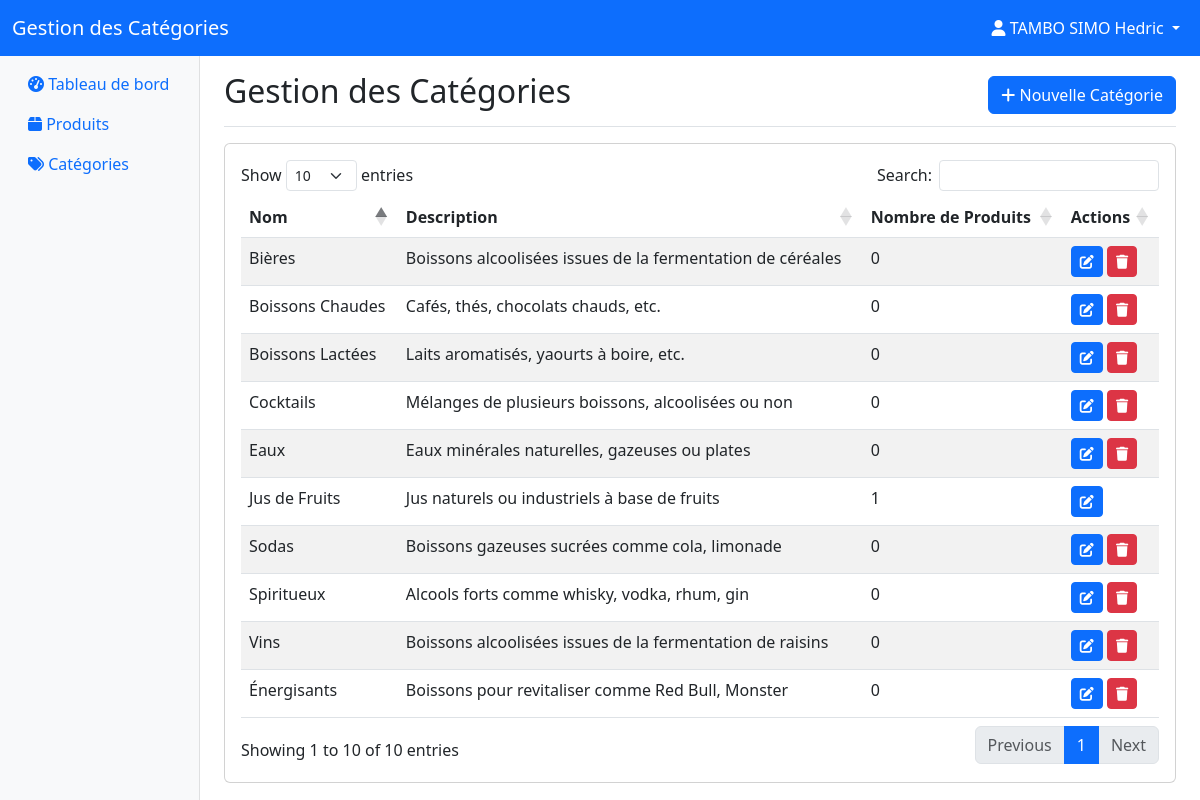
/admin/gestion_categories.php?depot=1 (signed in), run on the app's committed database.
### tables this page shows
CREATE TABLE `categorie` (
  `id_categorie` int NOT NULL,
  `nom` varchar(255) NOT NULL,
  `description` text
);

### admin/gestion_categories.php (the view, shortened to what this page needs)
<?php
require_once '../includes/database.php';
$depot_id = $_GET['depot'] ?? null;
$sql = "SELECT c.*, COUNT(p.id_produit) as nombre_produits
        FROM categorie c
        LEFT JOIN produit p ON c.id_categorie = p.id_categorie
        GROUP BY c.id_categorie
        ORDER BY c.nom";
$stmt = $conn->prepare($sql);
$stmt->execute();
$categories = $stmt->fetchAll(PDO::FETCH_ASSOC);
?>
<!DOCTYPE html>
<html lang="fr">
<head>
    <link href="https://cdn.jsdelivr.net/npm/bootstrap@5.3.0/dist/css/bootstrap.min.css" rel="stylesheet">
    <link rel="stylesheet" href="https://cdnjs.cloudflare.com/ajax/libs/font-awesome/6.0.0/css/all.min.css">
    <link rel="stylesheet" href="https://cdn.datatables.net/1.11.5/css/dataTables.bootstrap5.min.css">
</head>
<body>
    <nav class="navbar navbar-expand-lg navbar-dark bg-primary sticky-top">
        <div class="container-fluid">
            <a class="navbar-brand" href="#">Gestion des Catégories</a>
            <div class="collapse navbar-collapse" id="navbarNav">
                <ul class="navbar-nav ms-auto">
                    <li class="nav-item dropdown">
                        <a class="nav-link dropdown-toggle text-white" href="#" data-bs-toggle="dropdown">
                            <i class="fas fa-user"></i> <?php echo htmlspecialchars($_SESSION['user_name']); ?>
                        </a>
                    </li>
                </ul>
            </div>
        </div>
    </nav>
    <div class="container-fluid">
        <div class="row">
            <nav class="col-md-3 col-lg-2 d-md-block bg-light sidebar">
                <div class="sidebar-sticky">
                    <ul class="nav flex-column">
                        <li class="nav-item">
                            <a class="nav-link" href="tableau_de_bord.php?id=<?php echo $depot_id; ?>">
                                <i class="fas fa-tachometer-alt"></i> Tableau de bord
                            </a>
                        </li>
                        <li class="nav-item">
                            <a class="nav-link" href="gestion_produits.php?depot=<?php echo $depot_id; ?>">
                                <i class="fas fa-box"></i> Produits
                            </a>
                        </li>
                        <li class="nav-item">
                            <a class="nav-link active" href="#">
                                <i class="fas fa-tags"></i> Catégories
                            </a>
                        </li>
                    </ul>
                </div>
            </nav>
            <main class="col-md-9 ms-sm-auto col-lg-10 px-md-4">
                <div class="d-flex justify-content-between flex-wrap flex-md-nowrap align-items-center pt-3 pb-2 mb-3 border-bottom">
                    <h1 class="h2">Gestion des Catégories</h1>
                    <button class="btn btn-primary" data-bs-toggle="modal" data-bs-target="#addCategorieModal">
                        <i class="fas fa-plus"></i> Nouvelle Catégorie
                    </button>
                </div>
                <div class="card">
                    <div class="card-body">
                        <table class="table table-striped" id="categoriesTable">
                            <thead>
                                <tr>
                                    <th>Nom</th>
                                    <th>Description</th>
                                    <th>Nombre de Produits</th>
                                    <th>Actions</th>
                                </tr>
                            </thead>
                            <tbody>
                                <?php foreach ($categories as $categorie): ?>
                                    <tr>
                                        <td><?php echo htmlspecialchars($categorie['nom']); ?></td>
                                        <td><?php echo htmlspecialchars($categorie['description']); ?></td>
                                        <td><?php echo $categorie['nombre_produits']; ?></td>
                                        <td>
                                            <button class="btn btn-sm btn-primary" onclick="editCategorie(<?php echo $categorie['id_categorie']; ?>)">
                                                <i class="fas fa-edit"></i>
                                            </button>
                                            <?php if ($categorie['nombre_produits'] == 0): ?>
                                                <button class="btn btn-sm btn-danger" onclick="deleteCategorie(<?php echo $categorie['id_categorie']; ?>)">
                                                    <i class="fas fa-trash"></i>
                                                </button>
                                            <?php endif; ?>
                                        </td>
                                    </tr>
                                <?php endforeach; ?>
                            </tbody>
                        </table>
                    </div>
                </div>
            </main>
        </div>
    </div>
</body>
</html>

### admin/gestion_categories.php (style rules this page uses)
.sidebar { min-height: calc(100vh - 56px); box-shadow: inset -1px 0 0 rgba(0, 0, 0, .1); }
.sidebar-sticky { position: sticky; top: 56px; height: calc(100vh - 56px); padding-top: .5rem; overflow-x: hidden; overflow-y: auto; }

### data on the page
categorie: nom "Bières", description "Boissons alcoolisées issues de la fermentation de céréales", nombre_produits "0"
categorie: nom "Boissons Chaudes", description "Cafés, thés, chocolats chauds, etc.", nombre_produits "0"
categorie: nom "Boissons Lactées", description "Laits aromatisés, yaourts à boire, etc.", nombre_produits "0"
categorie: nom "Cocktails", description "Mélanges de plusieurs boissons, alcoolisées ou non", nombre_produits "0"
categorie: nom "Eaux", description "Eaux minérales naturelles, gazeuses ou plates", nombre_produits "0"
categorie: nom "Énergisants", description "Boissons pour revitaliser comme Red Bull, Monster", nombre_produits "0"
categorie: nom "Jus de Fruits", description "Jus naturels ou industriels à base de fruits", nombre_produits "1"
categorie: nom "Sodas", description "Boissons gazeuses sucrées comme cola, limonade", nombre_produits "0"
categorie: nom "Spiritueux", description "Alcools forts comme whisky, vodka, rhum, gin", nombre_produits "0"
categorie: nom "Vins", description "Boissons alcoolisées issues de la fermentation de raisins", nombre_produits "0"

### other printed values
$_SESSION['user_name'] "TAMBO SIMO Hedric"
